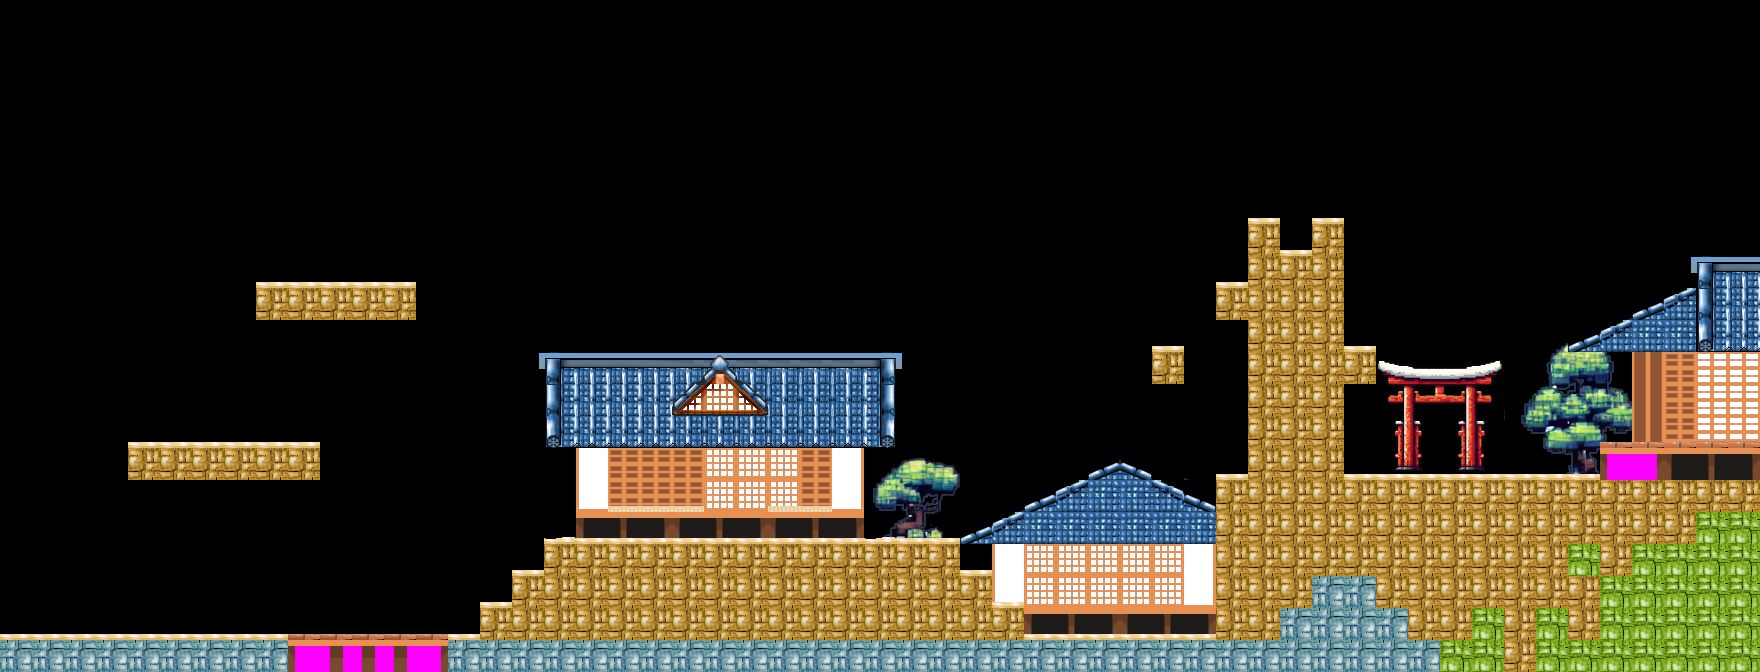

Rendered tile map (Tiled .tmx) drawn with the repository's tilesets; below, a short description and the map source with its tile grids summarised:
An orthogonal 55x21 tile map with 32x32 px tiles, 3 tile layers (colliders, environment, platforms), 3 tilesets and 34 objects (4x Samurai, startZone, endZone).

<map version="1.4" tiledversion="1.4.2" orientation="orthogonal" renderorder="right-down" width="55" height="21" tilewidth="32" tileheight="32" infinite="0" nextlayerid="7" nextobjectid="54">
 <editorsettings>
  <export target="demo_map.json" format="json" />
 </editorsettings>
 <tileset firstgid="1" name="stone" tilewidth="31" tileheight="32" tilecount="1" columns="0">
  <grid orientation="orthogonal" width="1" height="1" />
  <tile id="0">
   <image width="31" height="32" source="stone.png" />
  </tile>
 </tileset>
 <tileset firstgid="2" name="egg" tilewidth="31" tileheight="32" tilecount="1" columns="0">
  <grid orientation="orthogonal" width="1" height="1" />
  <tile id="0">
   <image width="31" height="32" source="egg.png" />
  </tile>
 </tileset>
 <tileset firstgid="3" name="tilemap" tilewidth="32" tileheight="32" tilecount="880" columns="40">
  <image source="tilemap.png" width="1280" height="720" />
  <tile id="334">
   <properties>
    <property name="collides" type="bool" value="true" />
   </properties>
  </tile>
  <tile id="335">
   <properties>
    <property name="collides" type="bool" value="true" />
   </properties>
  </tile>
  <tile id="336">
   <properties>
    <property name="collides" type="bool" value="true" />
   </properties>
  </tile>
  <tile id="337">
   <properties>
    <property name="collides" type="bool" value="true" />
   </properties>
  </tile>
 </tileset>
 <layer id="2" name="colliders" width="55" height="21">
  <data>[1155 cells, 106 non-empty, 4 distinct tile ids]</data>
 </layer>
 <layer id="3" name="environment" width="55" height="21">
  <data>[1155 cells, 186 non-empty, 92 distinct tile ids]</data>
 </layer>
 <layer id="1" name="platforms" width="55" height="21">
  <data>[1155 cells, 302 non-empty, 20 distinct tile ids]</data>
 </layer>
 <objectgroup id="4" name="playerZones">
  <object id="1" name="startZone" x="52" y="592">
   <point />
  </object>
  <object id="2" name="endZone" x="1653" y="419">
   <point />
  </object>
 </objectgroup>
 <objectgroup id="5" name="enemySpawnPoints" offsetx="24" offsety="-16">
  <object id="8" name="Spawn" type="Samurai" x="210.666" y="443.667">
   <point />
  </object>
  <object id="27" name="Spawn" type="Samurai" x="709.666" y="548.667">
   <point />
  </object>
  <object id="48" name="Spawn" type="Samurai" x="306.666" y="290.667">
   <point />
  </object>
  <object id="49" name="Spawn" type="Samurai" x="1102.67" y="634.667">
   <point />
  </object>
 </objectgroup>
 <objectgroup id="6" name="collectibles">
  <properties>
   <property name="collType" value="stone" />
   <property name="value" type="int" value="1" />
  </properties>
  <object id="20" gid="1" x="97" y="606.667" width="31" height="32">
   <properties>
    <property name="collType" value="stone" />
    <property name="scoringValue" type="int" value="8" />
   </properties>
  </object>
  <object id="21" gid="1" x="162.333" y="608" width="31" height="32">
   <properties>
    <property name="collType" value="stone" />
    <property name="scoringValue" type="int" value="8" />
   </properties>
  </object>
  <object id="22" gid="1" x="128.333" y="576.667" width="31" height="32">
   <properties>
    <property name="collType" value="stone" />
    <property name="scoringValue" type="int" value="8" />
   </properties>
  </object>
  <object id="26" gid="2" x="1286.33" y="195.667" width="31" height="32">
   <properties>
    <property name="collType" value="egg" />
    <property name="scoringValue" type="int" value="22" />
   </properties>
  </object>
  <object id="28" gid="1" x="160.333" y="417" width="31" height="32">
   <properties>
    <property name="collType" value="stone" />
    <property name="scoringValue" type="int" value="8" />
   </properties>
  </object>
  <object id="29" gid="1" x="286.333" y="415" width="31" height="32">
   <properties>
    <property name="collType" value="stone" />
    <property name="scoringValue" type="int" value="8" />
   </properties>
  </object>
  <object id="30" gid="1" x="384.333" y="255" width="31" height="32">
   <properties>
    <property name="collType" value="stone" />
    <property name="scoringValue" type="int" value="8" />
   </properties>
  </object>
  <object id="31" gid="1" x="482.333" y="194" width="31" height="32">
   <properties>
    <property name="collType" value="stone" />
    <property name="scoringValue" type="int" value="8" />
   </properties>
  </object>
  <object id="32" gid="1" x="611.333" y="193" width="31" height="32">
   <properties>
    <property name="collType" value="stone" />
    <property name="scoringValue" type="int" value="8" />
   </properties>
  </object>
  <object id="33" gid="1" x="702.333" y="131" width="31" height="32">
   <properties>
    <property name="collType" value="stone" />
    <property name="scoringValue" type="int" value="8" />
   </properties>
  </object>
  <object id="34" gid="1" x="291.333" y="224" width="31" height="32">
   <properties>
    <property name="collType" value="stone" />
    <property name="scoringValue" type="int" value="8" />
   </properties>
  </object>
  <object id="35" gid="1" x="801.333" y="196" width="31" height="32">
   <properties>
    <property name="collType" value="stone" />
    <property name="scoringValue" type="int" value="8" />
   </properties>
  </object>
  <object id="36" gid="1" x="1048.33" y="256" width="31" height="32">
   <properties>
    <property name="collType" value="stone" />
    <property name="scoringValue" type="int" value="8" />
   </properties>
  </object>
  <object id="37" gid="1" x="606.333" y="509" width="31" height="32">
   <properties>
    <property name="collType" value="stone" />
    <property name="scoringValue" type="int" value="8" />
   </properties>
  </object>
  <object id="38" gid="1" x="671.333" y="507" width="31" height="32">
   <properties>
    <property name="collType" value="stone" />
    <property name="scoringValue" type="int" value="8" />
   </properties>
  </object>
  <object id="39" gid="1" x="735.333" y="511" width="31" height="32">
   <properties>
    <property name="collType" value="stone" />
    <property name="scoringValue" type="int" value="8" />
   </properties>
  </object>
  <object id="40" gid="1" x="800.333" y="511" width="31" height="32">
   <properties>
    <property name="collType" value="stone" />
    <property name="scoringValue" type="int" value="8" />
   </properties>
  </object>
  <object id="41" gid="1" x="1184.33" y="447" width="31" height="32">
   <properties>
    <property name="collType" value="stone" />
    <property name="scoringValue" type="int" value="8" />
   </properties>
  </object>
  <object id="42" gid="1" x="1345.33" y="160" width="31" height="32">
   <properties>
    <property name="collType" value="stone" />
    <property name="scoringValue" type="int" value="8" />
   </properties>
  </object>
  <object id="43" gid="1" x="1441.33" y="289" width="31" height="32">
   <properties>
    <property name="collType" value="stone" />
    <property name="scoringValue" type="int" value="8" />
   </properties>
  </object>
  <object id="44" gid="1" x="1441.33" y="322" width="31" height="32">
   <properties>
    <property name="collType" value="stone" />
    <property name="scoringValue" type="int" value="8" />
   </properties>
  </object>
  <object id="45" gid="1" x="1604.5" y="385" width="31" height="32">
   <properties>
    <property name="collType" value="stone" />
    <property name="scoringValue" type="int" value="8" />
   </properties>
  </object>
  <object id="46" gid="1" x="1670.5" y="413" width="31" height="32">
   <properties>
    <property name="collType" value="stone" />
    <property name="scoringValue" type="int" value="8" />
   </properties>
  </object>
  </objectgroup>
</map>
<!-- 5 of 34 objects omitted -->